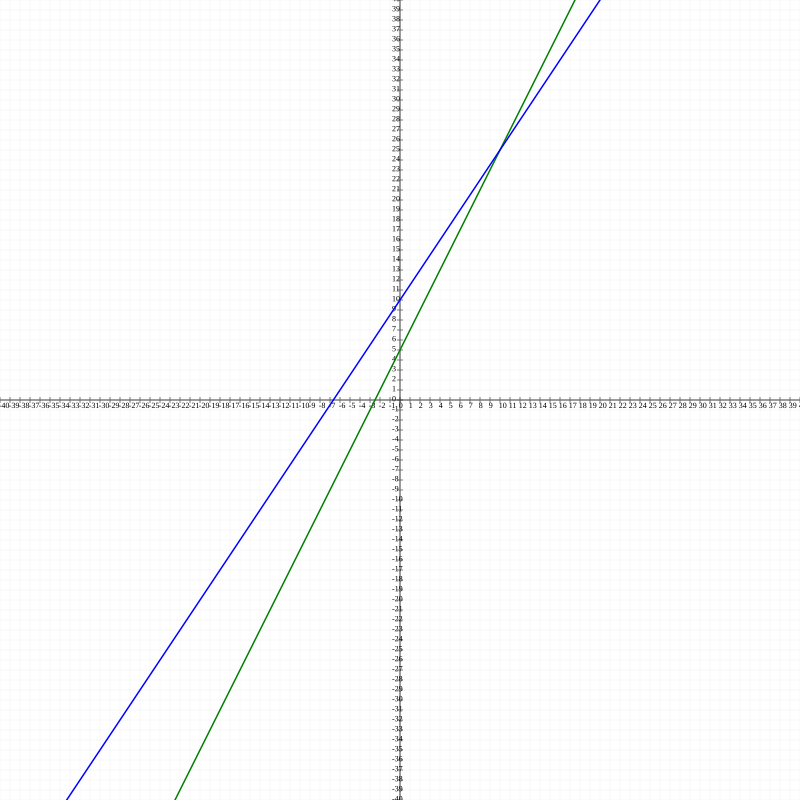

The script that saved this image:
from lib.svgmath import SVGMath

def main():
    svg = SVGMath(800, 800, scale=10, centered=True)
    svg.axis()
    svg.grid(spacing=1, color="#eee", stroke_width=0.5)
    svg.ticks(spacing=1, font_size=8)

    functions = [
        (lambda x: x*2+5, "green"),
        (lambda x: x*1.5+10, "blue"),
    ]

    for func, color in functions:
        svg.plot_function(func, color, stroke_width=1.5, step=0.5)

    svg.save("test.svg")

if __name__ == "__main__":
    main()
